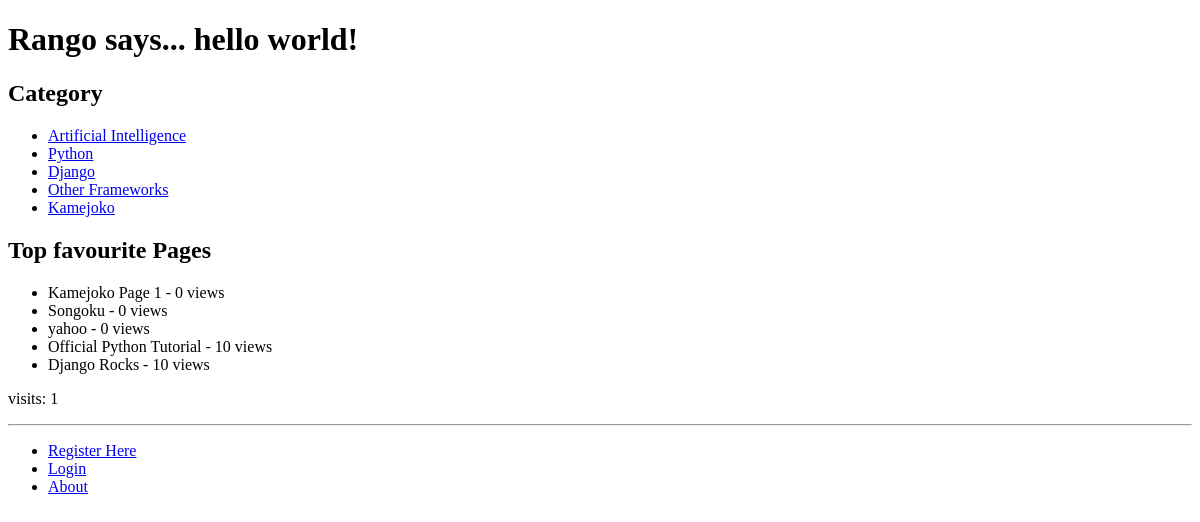
The app's page /rango/, older data.
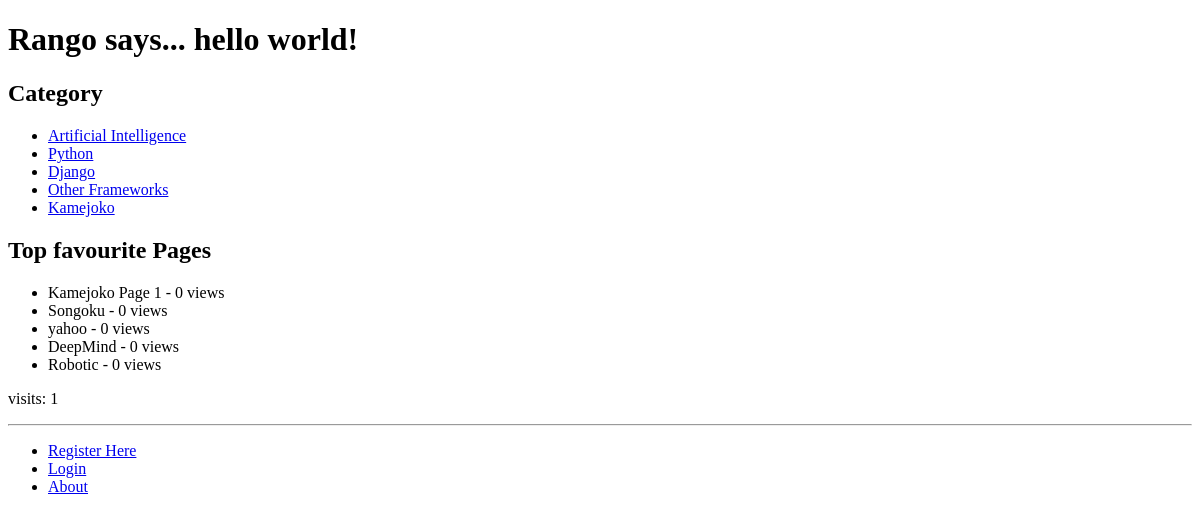
The same page, newer data.
### rango/models.py (models this page shows, shortened)
class Category(models.Model):
	name = models.CharField(max_length=128,unique=True)
	views = models.IntegerField(default=0)
	likes = models.IntegerField(default=0)
	slug = models.SlugField()

class Page(models.Model):
	category = models.ForeignKey(Category)
	title = models.CharField(max_length=128)
	url = models.URLField()
	views = models.IntegerField(default=0)

### rango/views.py (the view)
def index(request):
	context_dict = {}
	category_list = Category.objects.order_by("-likes")[:5]
	context_dict ['categories'] = category_list
	top_viewed_page = Page.objects.order_by("views")[:5]
	context_dict ['pages'] = top_viewed_page
	visits = request.session.get("visits")
	if not visits:
		visits = 1
	reset_last_visit_time = False
	last_visit = request.session.get("last_visit")
	if last_visit:
		last_visit_time = datetime.strptime(last_visit[:-7],"%Y-%m-%d %H:%M:%S")
		if (datetime.now() - last_visit_time).seconds >5:
			visits = visits+1
			reset_last_visit_time = True
	else:
		reset_last_visit_time = True
	if reset_last_visit_time:
		request.session["last_visit"] = str(datetime.now())
		request.session["visits"] = visits
	context_dict["visits"] = visits
	response =  render(request,'rango/index.html',context_dict)
	return response

### templates/rango/index.html (shortened to what this page needs)
<!DOCTYPE html>
<html>
    {% extends 'base.html' %}
      {% block body_block %}
{% if user.is_authenticated %}
        <h1>Rango says...Hello world {{user.username}}!</h1>
        {%else%}
        <h1>Rango says... hello world!</h1>
        {%endif%}
        <h2>Category</h2>
       {% if categories %}
           <ul>
              {% for category in categories  %}
              <li><a href="{% url 'Category'  category.slug %}"> {{ category.name }} </a> </li>
              {% endfor %}
           </ul>
        {% else %}
            <strong>There are no categories present.</strong>
       {% endif %}
       <h2>Top favourite Pages </h2>
       {% if pages %}
          <ul>
              {% for page in pages %}
               <li> {{page.title}} - {{page.views}} views </li>
              {% endfor %}
          </ul>
       {% else %}
           There are no pages which are clicked.
       {% endif %}
          <p> visits: {{ visits }}</p>
      {%endblock%}

Row changes from the older to the newer data that the page shows:
no longer on this page (row unchanged): Page: title "Official Python Tutorial", views "10"
no longer on this page (row unchanged): Page: title "Django Rocks", views "10"
added Page: title "DeepMind", views "0"
added Page: title "Robotic", views "0"
